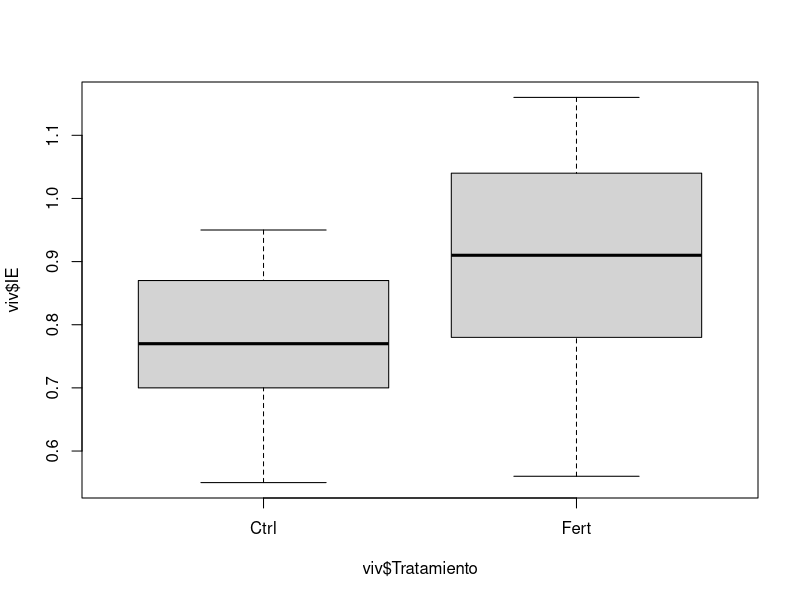

The R script that drew this image:
#Clase 3
#Adriana Kareny Garcia Ledezma
#23/08/2022

# Importar un csv ---------------------------------------------------------

est <- read.csv("Clases/cumbres.csv",header=T)#header primera fila es texto
head(est)#revisar los primeros seis datos
tail(est)#revisar los ultimos seis datos

viv <- read.csv("Clases/vivero.csv",header=T)

boxplot(viv$IE ~ viv$Tratamiento )
viv$Tratamiento <- as.factor(viv$Tratamiento)
summary(viv)
